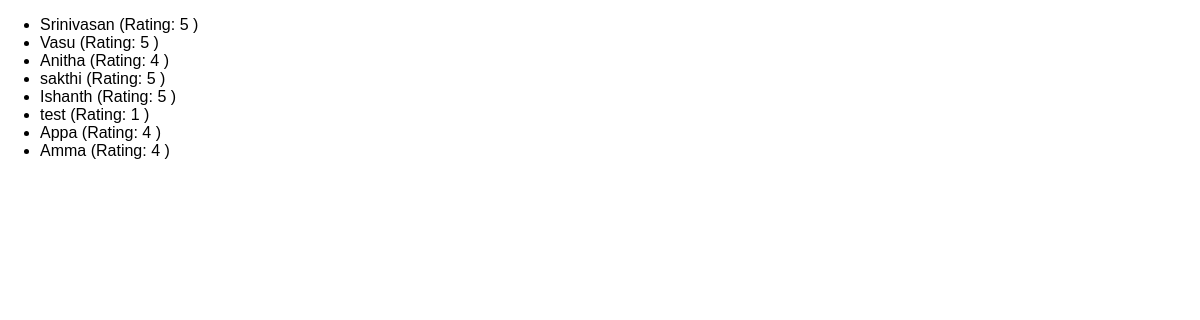
The app's page /reviews with its own data.
### reviews/models.py (models this page shows)
class Review(models.Model):
    username = models.CharField(max_length=100)
    review_text = models.TextField(max_length=200)
    rating = models.IntegerField(validators=[MinValueValidator(1), MaxValueValidator(5)])

### reviews/views.py (the view)
# urls.py: path("reviews", views.ReviewListView.as_view()),
class ReviewListView(ListView):
    template_name = "reviews/review_list.html"
    model = Review
    context_object_name = "reviews"

### reviews/templates/reviews/review_list.html (shortened to what this page needs)
{% extends "reviews/base.html" %}
{% block content %}
    <ul>
        {% for review in reviews  %}
            <li>{{ review.username }} (Rating: {{ review.rating }} )</li>
        {% endfor %}
    </ul>
{% endblock %}

### reviews/static/reviews/review.css (style rules this page uses)
body { font-family: sans-serif; margin: 0px; }

### records on screen
Review: username "Srinivasan", rating "5"
Review: username "Vasu", rating "5"
Review: username "Anitha", rating "4"
Review: username "sakthi", rating "5"
Review: username "Ishanth", rating "5"
Review: username "test", rating "1"
Review: username "Appa", rating "4"
Review: username "Amma", rating "4"
